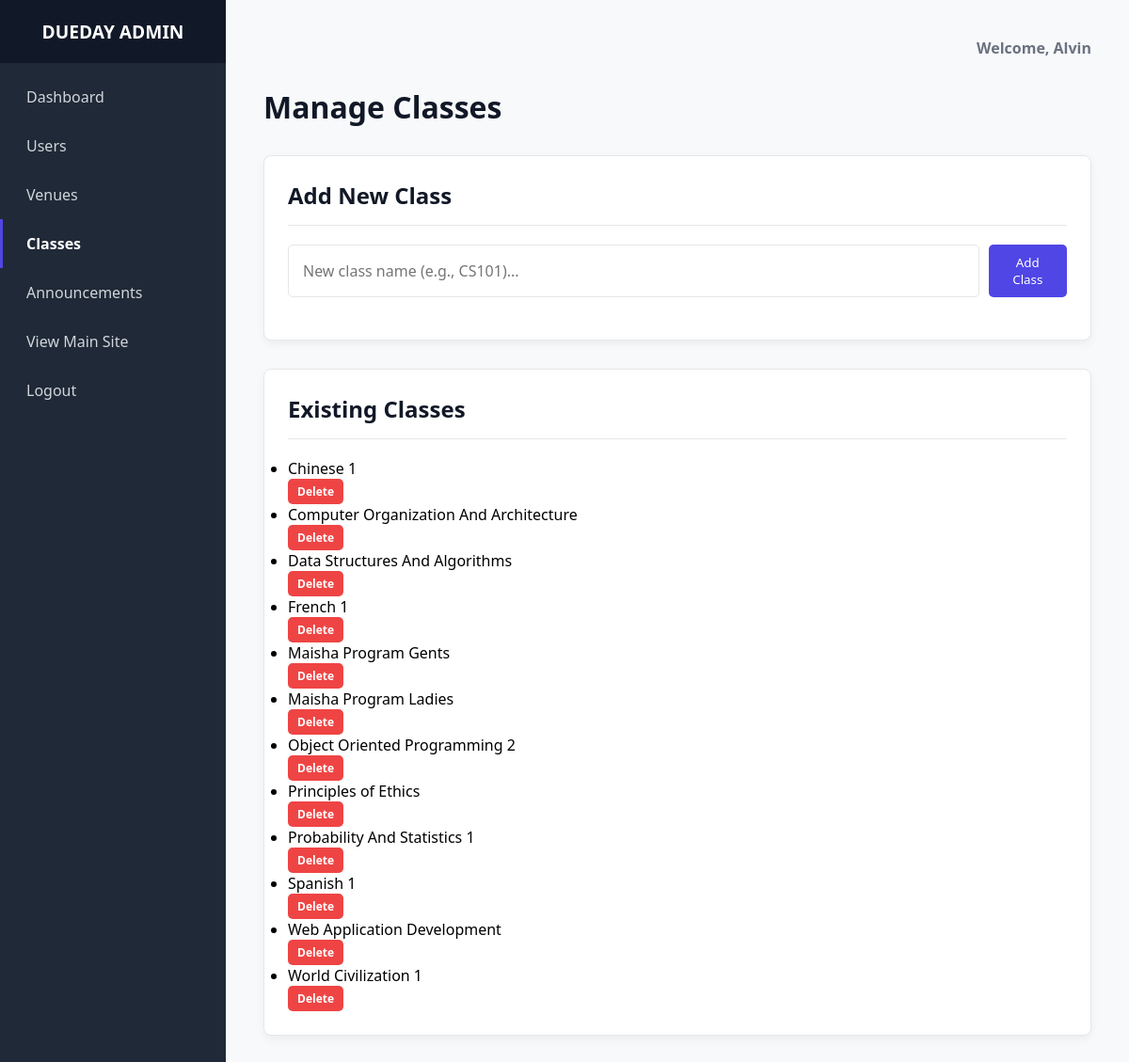
The page /admin/admin_classes.php (signed in) on the database its author committed.
### tables this page shows
CREATE TABLE `classes` (
  `Class_ID` int(11) NOT NULL,
  `Class_Name` varchar(100) NOT NULL
);

### admin/admin_classes.php (the view, shortened to what this page needs)
<?php
require_once 'templates/header.php';
$classes = $conn->query("SELECT * FROM Classes ORDER BY Class_Name ASC")->fetch_all(MYSQLI_ASSOC);
?>
<head>
</head>
<h1 class="page-title">Manage Classes</h1>
<div class="widget">
    <h3>Add New Class</h3>
    <form method="POST" action="admin_classes.php" class="widget-form">
        <input type="text" name="class_name" class="form-input" placeholder="New class name (e.g., CS101)..." required>
        <button type="submit" class="action-button">Add Class</button>
    </form>
</div>
<div class="management-section">
    <h2>Existing Classes</h2>
    <ul class="widget-list">
        <?php if (empty($classes)): ?>
            <li>No classes found. Add one using the form above.</li>
        <?php else: ?>
            <?php foreach ($classes as $class): ?>
                <li class="widget-list-item">
                    <span><?php echo htmlspecialchars($class['Class_Name']); ?></span>
                    <form method="POST" action="admin_classes.php" data-confirm="Are you sure you want to delete this class? This could affect scheduled classes.">
                        <button type="submit" class="table-action-btn delete">Delete</button>
                    </form>
                </li>
            <?php endforeach; ?>
        <?php endif; ?>
    </ul>
</div>
<?php require_once 'templates/footer.php'; ?>

### assets/css/admin.css (style rules this page uses)
:root { --admin-bg: #f8f9fa; --sidebar-bg: #1f2937; --sidebar-text: #d1d5db; --sidebar-hover-bg: #374151; --sidebar-active-bg: #4f46e5; --card-bg: #ffffff; --card-shadow: rgba(0, 0, 0, 0.05); --border-color: #e5e7eb; --header-text: #111827; --subtle-text: #6b7280; --blue-accent: #4f46e5; --red-accent: #ef4444; --green-accent: #22c55e; --amber-accent: #f59e0b; }
* { margin: 0; padding: 0; box-sizing: border-box; font-family: system-ui, -apple-system, BlinkMacSystemFont, 'Segoe UI', Roboto, Oxygen, Ubuntu, Cantarell, 'Open Sans', 'Helvetica Neue', sans-serif; }
body { background-color: var(--admin-bg); }
.page-title { font-size: 2rem; color: var(--header-text); margin-bottom: 30px; }
.management-section, .widget { background-color: var(--card-bg); padding: 25px; border-radius: 8px; box-shadow: 0 4px 10px var(--card-shadow); border: 1px solid var(--border-color); margin-bottom: 30px; }
.management-section h2, .widget h3 { font-size: 1.5rem; margin-bottom: 20px; padding-bottom: 15px; border-bottom: 1px solid var(--border-color); color: var(--header-text); }
.table-action-btn { padding: 5px 10px; border-radius: 5px; cursor: pointer; font-size: 12px; font-weight: 600; text-decoration: none; border: none; display: inline-block; color: white; }
.table-action-btn.delete { background-color: var(--red-accent); }
.form-input { width: 100%; padding: 10px 15px; border: 1px solid var(--border-color); border-radius: 5px; font-size: 1rem; }
.widget-form { display: flex; gap: 10px; margin-bottom: 20px; }
.widget-form input { flex-grow: 1; }
.widget-form button, .action-button { background-color: var(--blue-accent); color: white; border: none; border-radius: 5px; padding: 10px 15px; cursor: pointer; transition: background-color 0.2s; font-weight: 500; }

### rows shown on the page
classes: Class_Name "Chinese 1"
classes: Class_Name "Computer Organization And Architecture"
classes: Class_Name "Data Structures And Algorithms"
classes: Class_Name "French 1"
classes: Class_Name "Maisha Program Gents"
classes: Class_Name "Maisha Program Ladies"
classes: Class_Name "Object Oriented Programming 2"
classes: Class_Name "Principles of Ethics"
classes: Class_Name "Probability And Statistics 1"
classes: Class_Name "Spanish 1"
classes: Class_Name "Web Application Development"
classes: Class_Name "World Civilization 1"

### other values the page prints
$admin_name "Alvin"
